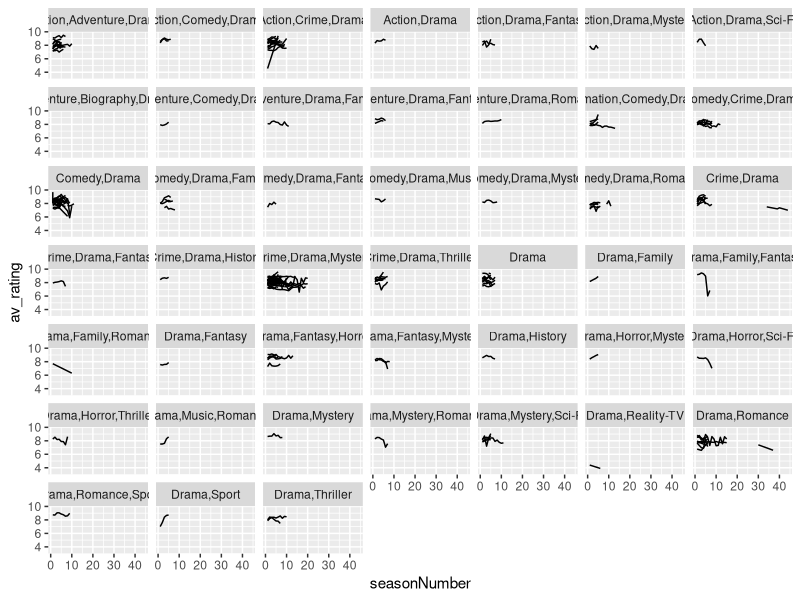

R code for this plot:
## ---- chunk 1
knitr::opts_chunk$set(echo = TRUE)
## ---- chunk 2
library(tidyverse)
## ---- chunk 3
tv_ratings <- read_csv("Data/tv_ratings.csv")
## ---- chunk 4
glimpse(tv_ratings)
## ---- chunk 5
tv2 <- tv_ratings |> 
  group_by(title) |> 
  mutate(num_seasons = max(seasonNumber)) |> 
  filter(num_seasons >= 5) |> 
  ungroup()
## ---- chunk 6
seasons <- tv_ratings |> 
  group_by(title) |> 
  mutate(the_number_of_seasons = max(seasonNumber)) |> 
  slice(1) |> 
  select(title, the_number_of_seasons) |> 
  arrange(desc(the_number_of_seasons))
## ---- chunk 7
tv2 |> 
  filter(genres == "Drama,Family,Fantasy") |> 
  select(title)
## ---- chunk 8
tv2 |> 
  ggplot(aes(x = seasonNumber,
             y = av_rating,
             group = title)) +
  geom_line() +
  facet_wrap(~ genres)
